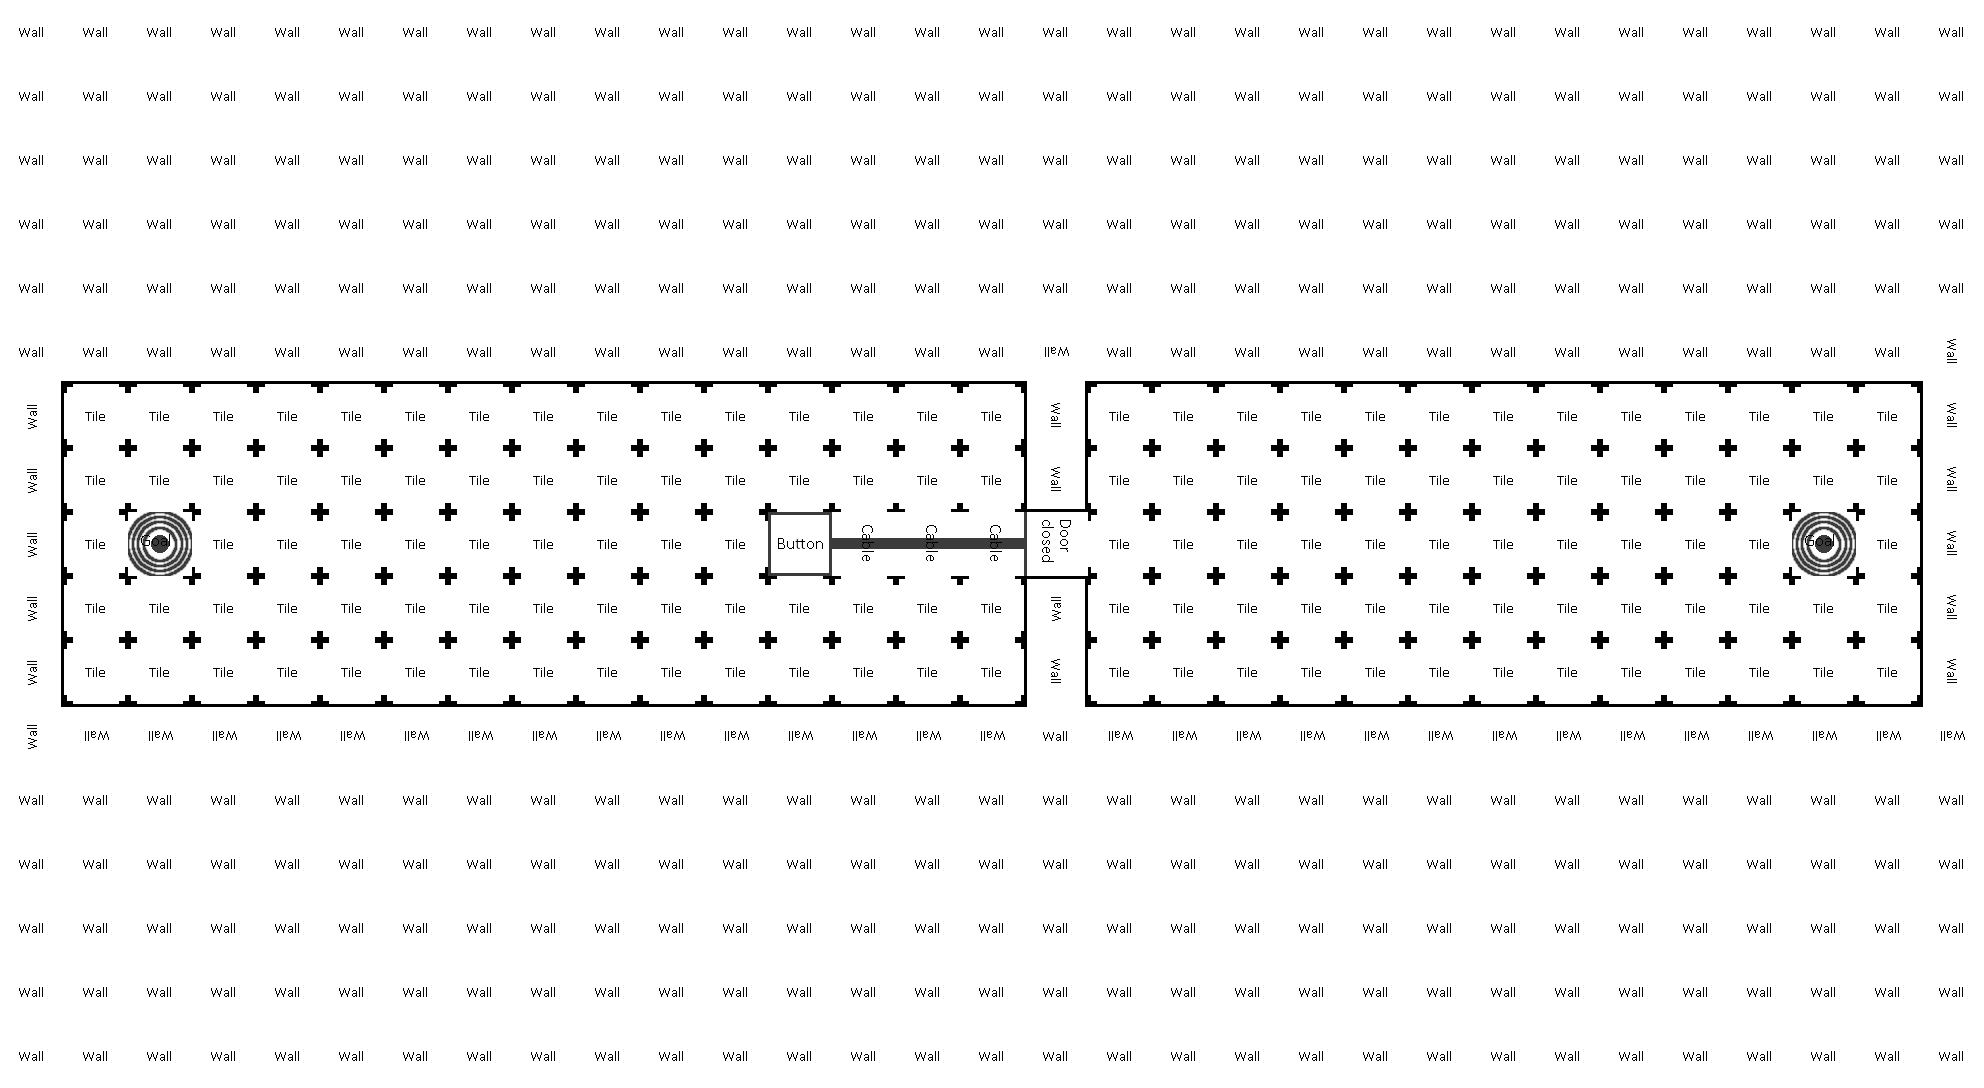

A 2D game scene composited from a Tiled map and its tileset images. What follows is a short description and the map's XML, with each tile layer's data collapsed to a summary:
An orthogonal 31x17 tile map with 64x64 px tiles, 8 tile layers (floor, walls, goals, sources, ...) and 5 objects.

<map version="1.4" tiledversion="1.4.3" orientation="orthogonal" renderorder="right-down" width="31" height="17" tilewidth="64" tileheight="64" infinite="0" nextlayerid="25" nextobjectid="17">
 <tileset firstgid="1" source="tileset.tsx" />
 <layer id="1" name="floor" width="31" height="17">
  <data>[527 cells, 527 non-empty, 1 distinct tile ids]</data>
 </layer>
 <layer id="2" name="walls" width="31" height="17">
  <data>[527 cells, 386 non-empty, 6 distinct tile ids]</data>
 </layer>
 <layer id="19" name="goals" width="31" height="17">
  <data>[527 cells, 2 non-empty, 1 distinct tile ids]</data>
 </layer>
 <layer id="23" name="sources" width="31" height="17">
  <data>[527 cells, 0 non-empty, 0 distinct tile ids]</data>
 </layer>
 <group id="6" name="0">
  <layer id="8" name="cables" width="31" height="17">
   <data>[527 cells, 5 non-empty, 2 distinct tile ids]</data>
  </layer>
  <layer id="9" name="doors" width="31" height="17">
   <data>[527 cells, 1 non-empty, 1 distinct tile ids]</data>
  </layer>
  <layer id="10" name="buttons" width="31" height="17">
   <data>[527 cells, 1 non-empty, 1 distinct tile ids]</data>
  </layer>
  <layer id="17" name="batteries" width="31" height="17">
   <data>[527 cells, 0 non-empty, 0 distinct tile ids]</data>
  </layer>
 </group>
 <objectgroup id="24" name="entity-data">
  <object id="12" x="153.954" y="547.162">
   <properties>
    <property name="goalType" value="SECOND" />
   </properties>
   <point />
  </object>
  <object id="13" x="1818.01" y="550.675">
   <properties>
    <property name="goalType" value="FIRST" />
   </properties>
   <point />
  </object>
  <object id="14" x="259.719" y="82.4631" width="1469.9" height="173.309">
   <properties>
    <property name="text" value="Try going through the door" />
   </properties>
   <text fontfamily="Sans Serif" pixelsize="94" wrap="1" halign="center" valign="center">Try going through the door</text>
  </object>
  <object id="15" x="217.232" y="778.796" width="1560.04" height="185.308">
   <properties>
    <property name="text" value="Press backspace to undo a move" />
   </properties>
   <text fontfamily="Sans Serif" pixelsize="94" wrap="1" halign="center" valign="center">Press backspace to undo a move</text>
  </object>
  <object id="16" x="662" y="530">
   <properties>
    <property name="snakeType" value="DOUBLE" />
   </properties>
   <polyline points="0,0 -64,14 -130,24 -194,14 -264,20 -326,12 -384,18" />
  </object>
 </objectgroup>
</map>
